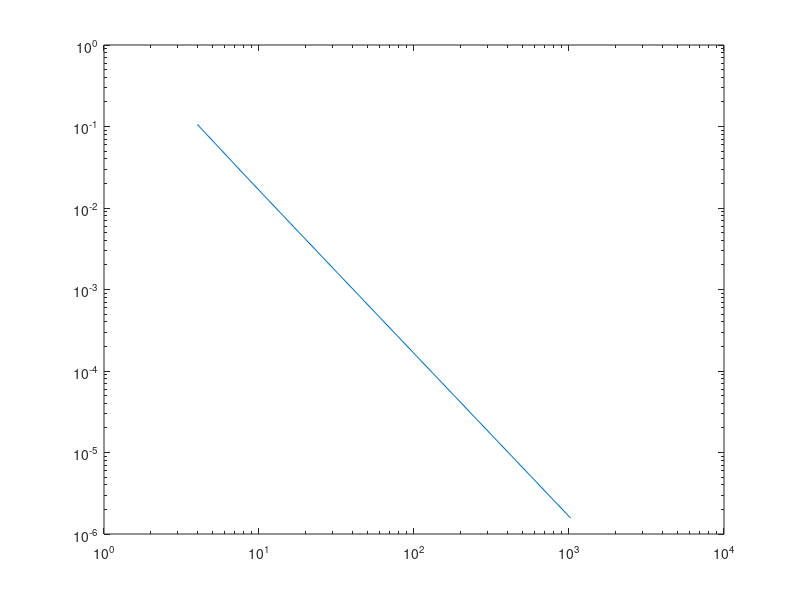

The MATLAB source for this figure:

%function second_central_df (f,x)
f=@(x) -(pi^2)*cos(pi*x);
ff=@(x) -cos(pi*x)-1;

a=0;
b=1;
N=[];
h=[];
format long

cdf=[];
 for i=2:10
        N(i-1) = 2^i;   
 end
 for k=1:length(N)
    h(k)=(b-a)/N(k);
 end
for j=1:length(N)
    F=[];
    FF=[];
    x=linspace(0,1,N(j)+1);
    x_=x(1:end-1);
    for i=1:N(j)
        F(i)=f(x_(i));
    end
    for(i=1:N(j))
         FF(i)=ff(x(i));
    end
F=F';
A=full(gallery('tridiag',N(j),1,-2,1));
A(1:1)=-1;
F(1)=f(a)/2;
F=-(h(j)^2)*F;
U=linsolve(A,F)
FF=FF'
errn(j)=max(abs(FF-U));
end
errn'

figure();
loglog(N,errn)
(log(errn(9))-log(errn(8)))/(log(N(9))-log(N(8)))

